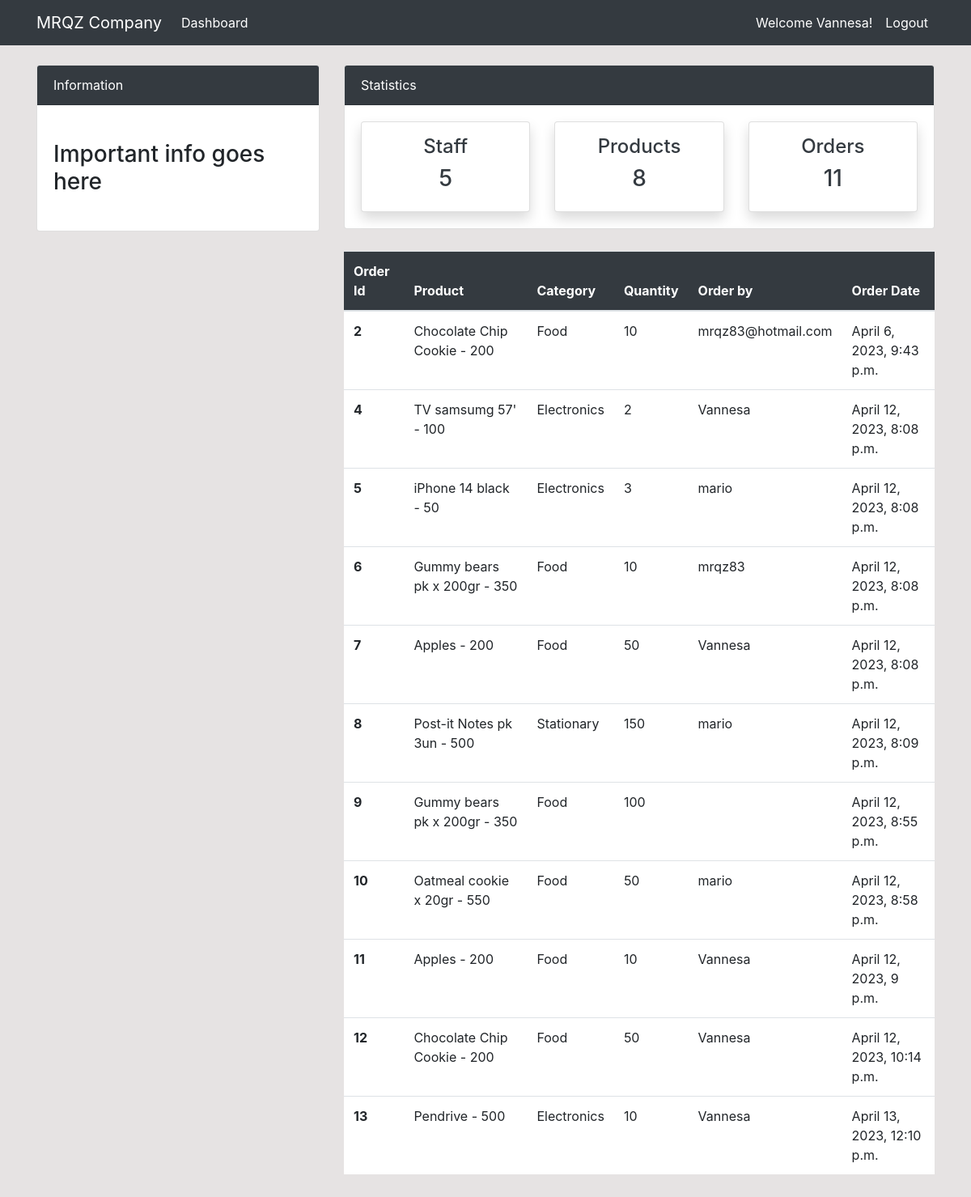
Page /order/ (signed in) on the committed database.
### dashboard/models.py (models this page shows, shortened)
class Order(models.Model):
    product = models.ForeignKey(Product, on_delete=models.CASCADE, null=True)
    staff = models.ForeignKey(User, models.CASCADE, null=True)
    order_qty = models.PositiveIntegerField(null=True)
    order_date = models.DateTimeField(auto_now_add=True)
    class Meta:
        verbose_name_plural = 'Order'

class Product(models.Model):
    name = models.CharField(max_length=100, null=True)
    category = models.CharField(max_length=20, choices=CATEGORY, null=True)
    quantity = models.PositiveIntegerField(null=True)
    def __str__(self):
        return f'{self.name} - {self.quantity}'
    class Meta:
        verbose_name_plural = 'Product'

### dashboard/views.py (the view)
# urls.py: path('order/', views.order, name='dashboard-order'),
@login_required
def order(request):
    orders = Order.objects.all()
    orders_count = orders.count()
    workers_count = User.objects.all().count()
    product_count = Product.objects.all().count()
    context = {
        'orders': orders,
        'workers_count': workers_count,
        'orders_count': orders_count,
        'product_count': product_count,
    }
    return render(request, 'dashboard/order.html', context)

### templates/dashboard/order.html (shortened to what this page needs)
{% extends 'partials/base.html' %}
{% block content %}
{% include 'partials/topnav.html' %}
<div class="container">
    <div class="row my-4">
        <div class="col-md-4">
        </div>
        <div class="col-md-8">
            <table class="table bg-white">
                <thead class="bg-dark">
                    <tr class="text-white">
                        <th scope="col">Order Id</th>
                        <th scope="col">Product</th>
                        <th scope="col">Category</th>
                        <th scope="col">Quantity</th>
                        <th scope="col">Order by</th>
                        <th scope="col">Order Date</th>
                    </tr>
                </thead>
                <tbody>
                    {% for order in orders %}
                    <tr>
                        <th scope="row">{{order.id}}</th>
                        <td>{{order.product}}</td>
                        <td>{{order.product.category}}</td>
                        <td>{{order.order_qty}}</td>
                        <td>{{order.staff.username}}</td>
                        <td>{{order.order_date}}</td>
                    </tr>
                    {% endfor %}
                </tbody>
            </table>
        </div>
    </div>
</div>
{% endblock %}

### templates/partials/nav.html (shortened to what this page needs)
 <nav class="navbar navbar-expand-lg  bg-dark navbar-info bg-info">
    {% if user.is_authenticated %}
    <div class="container">
        <a class="navbar-brand text-white" href="{% url 'dashboard-index' %}">MRQZ Company</a>
        <div class="collapse navbar-collapse" id="navbarSupportedContent">
            <ul class="navbar-nav mr-auto">
                <li class="nav-item active">
                    <a class="nav-link text-white" href="{% url 'dashboard-index' %}">Dashboard </a>
                </li>
            </ul>
            <ul class="navbar-nav ml-auto">
                <li class="nav-item active">
                    <a class="nav-link text-white" href="{% url 'user-profile' %}">Welcome {{user.username}}!</a>
                </li>
                <li class="nav-item">
                    <a class="nav-link text-white" href="{% url 'user-logout' %}">Logout</a>
                </li>
            </ul>
            {% endif %}
        </div>
    </div>
</nav>

### static/style.css (style rules this page uses)
body { background: rgb(230, 227, 227); }

### rows in the picture
Order: id "2", product "Chocolate Chip Cookie - 200", product.category "Food", order_qty "10", staff.username "mrqz83@hotmail.com", order_date "April 6, 2023, 9:43 p.m."
Order: id "4", product "TV samsumg 57' - 100", product.category "Electronics", order_qty "2", staff.username "Vannesa", order_date "April 12, 2023, 8:08 p.m."
Order: id "5", product "iPhone 14 black - 50", product.category "Electronics", order_qty "3", staff.username "mario", order_date "April 12, 2023, 8:08 p.m."
Order: id "6", product "Gummy bears pk x 200gr - 350", product.category "Food", order_qty "10", staff.username "mrqz83", order_date "April 12, 2023, 8:08 p.m."
Order: id "7", product "Apples - 200", product.category "Food", order_qty "50", staff.username "Vannesa", order_date "April 12, 2023, 8:08 p.m."
Order: id "8", product "Post-it Notes pk 3un - 500", product.category "Stationary", order_qty "150", staff.username "mario", order_date "April 12, 2023, 8:09 p.m."
Order: id "9", product "Gummy bears pk x 200gr - 350", product.category "Food", order_qty "100", order_date "April 12, 2023, 8:55 p.m."
Order: id "10", product "Oatmeal cookie x 20gr - 550", product.category "Food", order_qty "50", staff.username "mario", order_date "April 12, 2023, 8:58 p.m."
Order: id "11", product "Apples - 200", product.category "Food", order_qty "10", staff.username "Vannesa", order_date "April 12, 2023, 9 p.m."
Order: id "12", product "Chocolate Chip Cookie - 200", product.category "Food", order_qty "50", staff.username "Vannesa", order_date "April 12, 2023, 10:14 p.m."
Order: id "13", product "Pendrive - 500", product.category "Electronics", order_qty "10", staff.username "Vannesa", order_date "April 13, 2023, 12:10 p.m."

### other values in the picture
{{ user.username }} "Vannesa"
{{ workers_count }} "5"
{{ product_count }} "8"
{{ orders_count }} "11"
